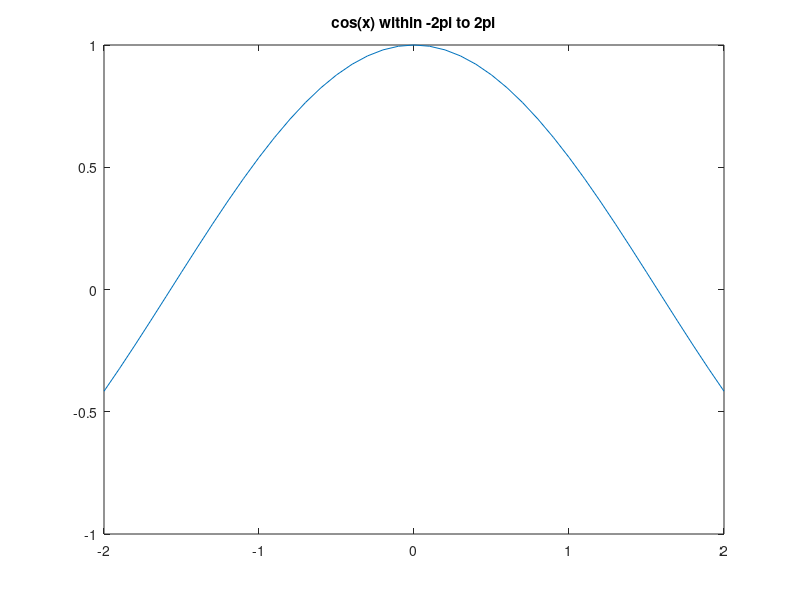
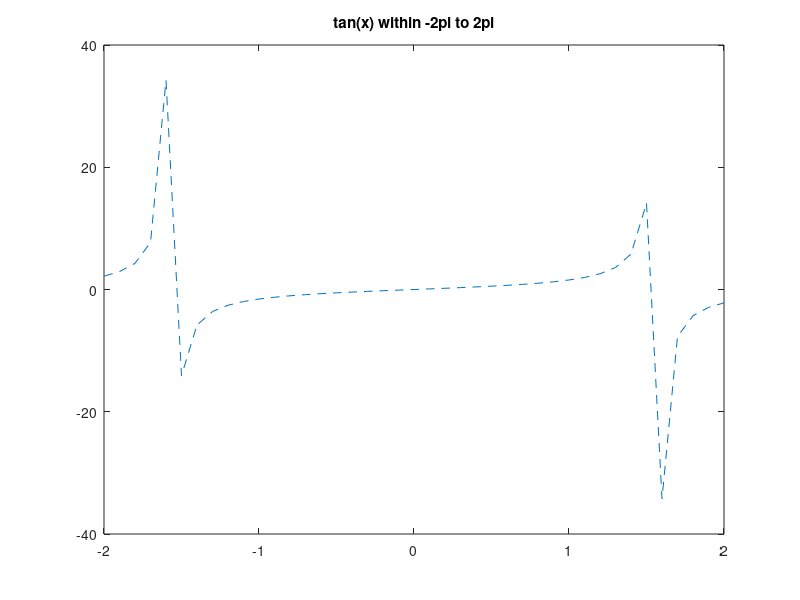

Here is the MATLAB script that generated these plots, in order: (Note: this script raises an error after producing the figures.)
% Plot cos(x) and tan(x)
x = -2:0.1:2;
y1 = cos(x);
plot(x,y1);
title('cos(x) within -2pi to 2pi')

y2 = tan(x);
figure
plot(x,y2,'--');
title('tan(x) within -2pi to 2pi')

% solve the equations
syms x;
eqn1 = cos(x)==x;  eqn2 = tan(x)==x;
soln1 = solve(eqn1, x);  soln2 = solve(eqn2, x);
% set the precision digits
digits(2);
soln1 = vpa(soln1)
soln2 = vpa(soln2)

